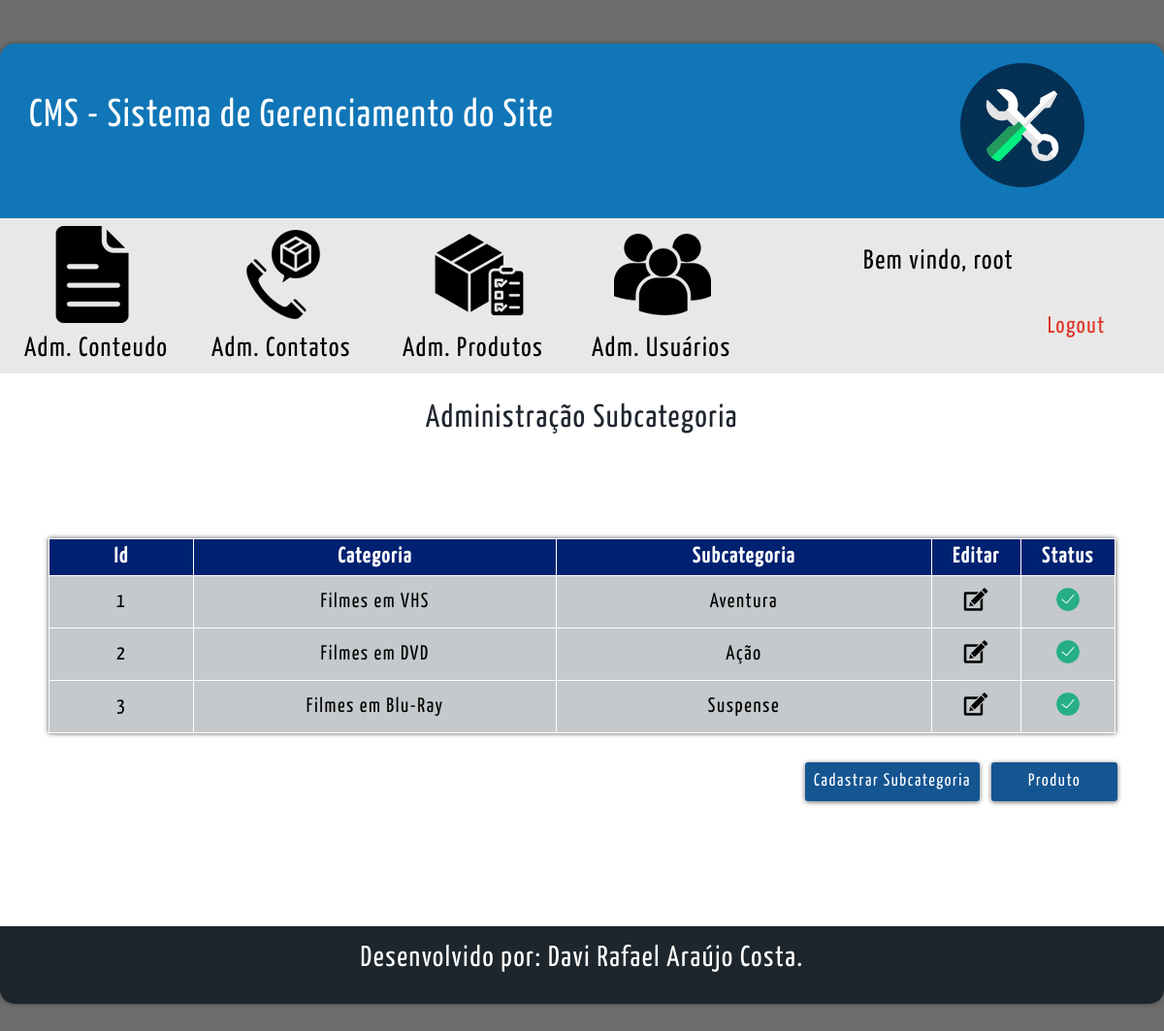
The app's page /cms/subcategoria_cms.php (signed in) with its own data.
### tables this page shows
CREATE TABLE tbl_sub_categoria(
  cod_sub_categoria INT NOT NULL PRIMARY KEY AUTO_INCREMENT,
  nome_sub_categoria VARCHAR(60) NOT NULL,
  descricao VARCHAR(500) NULL,
  cod_categoria INT(11) NULL,
  status TINYINT(1) NOT NULL
);

CREATE TABLE tbl_categoria(
  cod_categoria INT NOT NULL PRIMARY KEY  AUTO_INCREMENT,
  nome_categoria VARCHAR(60) NOT NULL,
  descricao VARCHAR(500) NULL,
  status TINYINT(1) NOT NULL
);

### cms/subcategoria_cms.php (the view, shortened to what this page needs)
<?php
    $conexao = conexaoMysql();
?>
<!DOCTYPE html>
<html lang="pt-br">
    <head>
        <link rel="stylesheet" type="text/css" href="css/style-padrao-cms.css"/>
        <link rel="stylesheet" type="text/css" href="css/style_cms.css"/>
    </head>
    <body>
        <div id="tudo" class="center">
            <div id="cms">
                <?php include_once("header_cms.php");?>
                <?php include_once("menu_cms.php");?>
                <section id="conteudo">
                    <div id="linha-titulo-fale-conosco" class="center">
                        <div id="titulo-fale-conosco"> Administração Subcategoria</div>
                    </div>
                    <div id="linha-tabela" class="center">
                        <table id="tabela">
                            <tr>
                                <th class="th-id">Id</th>
                                <th class="th-titulo">Categoria</th>
                                <th class="th-titulo">Subcategoria</th>
                                <th class="th-icones">Editar</th>
                                <th class="th-icones">Status</th>
                            </tr>
                            <?php
                                $sqlSelect = "SELECT sub.cod_sub_categoria, cat.nome_categoria, sub.nome_sub_categoria, sub.status FROM tbl_sub_categoria AS sub INNER JOIN tbl_categoria AS cat ON sub.cod_categoria = cat.cod_categoria;";
                                $select = mysqli_query($conexao , $sqlSelect);
                                while($rs = mysqli_fetch_array($select)){
                            ?>
                            <tr class='tr-itens'>
                                <td class="td-itens"><?php echo($rs['cod_sub_categoria'])?></td>
                                <td class="td-itens"><?php echo($rs['nome_categoria'])?></td>
                                <td class="td-itens"><?php echo($rs['nome_sub_categoria'])?></td>
                                <td class="td-itens">
                                    <a href="cad_subcategoria.php?id=<?php echo($rs['cod_sub_categoria']);?>&&modo=editar">
                                        <figure>
                                            <img src="icones/icone-editar.png" />
                                        </figure>
                                    </a>
                                </td>
                                <td class="td-itens">
                                    <a href="subcategoria_cms.php?id=<?php echo($rs['cod_sub_categoria']);?>&&status=<?php echo($rs['status'])?>">
                                        <figure>
                                            <?php if($rs['status'] == 1){?>
                                                <img src="icones/icone-ativado.png"/>
                                            <?php }else{?>
                                                <img src="icones/icone-desativado.png"/>
                                            <?php }?>
                                        </figure>
                                    </a>
                                </td>
                            </tr>
                            <?php }?>
                        </table>
                    </div>
                    <div class="container-btns-g-p">
                        <a href="cad_subcategoria.php">
                            <input type="button" class="center" id="btn-cadastro-2" value="Cadastrar Subcategoria">
                        </a>
                        <a href="produto_cms.php">
                            <input type="button" class="center" id="btn-cadastro" value="Produto">
                        </a>
                    </div>
                </section>
                <?php include_once("footer_cms.php");?>
            </div>
        </div>
    </body>
</html>

### cms/header_cms.php
<header id="header">
    <div id="linha-titulo">
        <span class="titulo-cms">CMS - Sistema de Gerenciamento do Site</span>
    </div>
    <div id="linha-logotipo">
        <div id="container-logotipo">
            <a href='index.php'>
                <figure>
                    <img src="icones/cms.png" alt="Logotipo do CMS">
                </figure>
            </a>
        </div>
    </div>
</header>

### cms/menu_cms.php (shortened to what this page needs)
<div id="menu">
    <nav id="area-menu">
        <a href="conteudo.php">
            <div class="itens-menu" id='conteudo_menu'>
                <div id="icone-menu1">
                    <figure>
                        <img src="icones/icone-conteudo.png"/>
                    </figure>
                </div>
                <div class="titulo-menu">
                    <span id="texto-menu1">Adm. Conteudo</span>
                </div>
            </div>
        </a>
        <a href="fale_conosco_cms.php">
            <div class="itens-menu" id='contato_menu'>
                <div id="icone-menu2">
                    <figure>
                        <img src="icones/icone-fale-conosco.png"/>
                    </figure>
                </div>
                <div class="titulo-menu">
                    <span id="texto-menu2">Adm. Contatos</span>
                    </div>
            </div>
        </a>
        <a href="categoria_cms.php">
            <div class="itens-menu" id='produto_menu'>
                <div id="icone-menu3">
                    <figure>
                        <img src="icones/icone-produto.png"/>
                    </figure>
                </div>
                <div class="titulo-menu">
                    <span id="texto-menu3">Adm. Produtos</span>
                </div>
            </div>
        </a>
        <a href="nivel_usuario_cms.php">
            <div class="itens-menu" id='usuario_menu'>
                <div id="icone-menu4">
                    <figure>
                        <img src="icones/icone-usuarios.png"/>
                    </figure>
                </div>
                <div class="titulo-menu">
                    <span id="texto-menu4">Adm. Usuários</span>
                </div>
            </div>
        </a>
    </nav>
    <div id="area-info">
        <div id="area-bem-vindo">
            <span id="alinha-texto-bem-vindo">
                Bem vindo, <?php echo($_SESSION['nome_user']);?>
            </span>
        </div>
        <div id="area-logout">
            <a id="link-logout" href="../index.php?logout=1" onclick="return confirm('<?php echo($_SESSION['nome_user'])?>, Você realmente deseja Sair do Sistema?')">
                Logout
            </a>
        </div>
    </div>
</div>

### cms/footer_cms.php
<footer id="footer">
    <div id="texto-footer" class="center">
        <a style="color:white;" href="https://github.com/daviAraujo127">Desenvolvido por: Davi Rafael Araújo Costa.</a>
    </div>
</footer>

### cms/css/style-padrao-cms.css (style rules this page uses)
* { padding:0px; margin: 0px; font-family: Yanone; letter-spacing: 1.6px; }
a { cursor: pointer; }
a:link { text-decoration:none; color:black; }
.center { margin-left: auto; margin-right: auto; }
body { background-color: #6d6d6d; margin-top:0px; }
#tudo { width: 1200px; }
#cms { width: 1200px; min-height: 500px; height: auto; margin-top: 45px; border-radius: 15px; overflow: hidden; margin-bottom: 45px; -webkit-box-shadow: 0 0px 5px rgba(0,0,0,0.4); box-shadow: 0 0px 5px rgba(0,0,0,0.4); }
#header { width: inherit; height: 180px; background-color:#1076b7; }
#linha-titulo { width: 600px; height: inherit; float:left; box-sizing: border-box; padding-top: 55px; }
.titulo-cms { font-size: 40px; color: white; text-align: center; margin-left: 30px; }
#linha-logotipo { width: 600px; height: inherit; float:left; font-family: Yanone-Bold; }
#container-logotipo { width: 128px; height: 128px; margin-left: 390px; margin-top:20px; }
#menu { width: inherit; height: 160px; background-color:#e8e8e8; }
#area-menu { width: 780px; height: inherit; float: left; }
.itens-menu { width:195px; height: inherit; float: left; }
#icone-menu1 { width: inherit; height: 120px; padding-top: 8px; box-sizing: border-box; padding-left: 45px; }
#icone-menu2 { width: inherit; height: 120px; padding-top: 8px; box-sizing: border-box; padding-left: 47px; }
#icone-menu3 { width: inherit; height: 120px; padding-top: 8px; box-sizing: border-box; padding-left: 54px; }
#icone-menu4 { width: inherit; height: 120px; padding-top: 8px; box-sizing: border-box; padding-left: 48px; }
.titulo-menu { width: inherit; height: 40px; }
#texto-menu1 { font-size: 28px; margin-left: 25px; }
#texto-menu2 { font-size: 28px; margin-left: 23px; }
#texto-menu3 { font-size: 28px; margin-left: 25px; }
#texto-menu4 { font-size:28px; margin-left: 25px; }
#area-info { width: 420px; height: inherit; float: left; }
#area-bem-vindo { width: inherit; height: 80px; padding-top:30px; padding-left: 110px; box-sizing: border-box; }
#alinha-texto-bem-vindo { width:100px; height:30px; text-align: left; font-size: 28px; }
#area-logout { width: inherit; height: 30px; box-sizing: border-box; padding-top:20px; padding-left: 300px; }
#link-logout { text-align: left; font-size: 24px; color: #e03526; }
#footer { width: inherit; height: 80px; background-color: rgb(29,38,45); padding-top: 18px; box-sizing: border-box; }
#texto-footer { font-size: 30px; text-align: center; cursor: pointer; }

### cms/css/style_cms.css (style rules this page uses)
#conteudo { width: inherit; min-height: 570px; height: auto; overflow: hidden; background-color: rgb(255,255,255); padding: 30px; box-sizing: border-box; }
#linha-titulo-fale-conosco { width:500px; height: 50px; padding-left: auto; padding-right: auto; }
#titulo-fale-conosco { font-size:33px; color: #20262e; text-align: center; }
#linha-tabela { width:1100px; min-height: 200px; height: auto; margin-top:90px; }
#tabela { border-collapse: collapse; background-color: rgb(197, 201, 204); font-size:15px; width:1100px; -webkit-box-shadow: 0 0px 5px rgba(0, 0, 0, 0.685); box-shadow: 0 0px 5px rgba(0, 0, 0, 0.685); }
.th-titulo { width:10%; background-color: #002171; font-size: 22px; color:white; padding: 8px; text-align: center; border: 1px solid white; }
.th-icones { width:1%; background-color: #002171; font-size: 22px; color:white; padding: 8px; text-align: center; border: 1px solid white; }
.td-itens { min-height: 30px; height:auto; padding: 8px; text-align: center; border: 1px solid white; font-size: 21px; }
.th-id { width:4%; background-color: #002171; font-size: 22px; color:white; padding: 8px; text-align: center; border: 1px solid white; }
.container-btns-g-p { width:400px; height:50px; margin-bottom: 0px; margin-left: 800px; margin-top: 30px; float: left; }
#btn-cadastro { width:130px; height:40px; background-color: rgb(20, 85, 146); border-radius: 3px; border:none; transition: all 0.5s; cursor: pointer; color:#FFFFFF; -webkit-box-shadow: 0 1px 5px rgba(0,0,0,0.6); box-shadow: 0 1px 5px rgba(0,0,0,0.6); font-size: 18px; margin-left: 8px; }
#btn-cadastro-2 { width:180px; height:40px; background-color: rgb(20, 85, 146); border-radius: 3px; border:none; transition: all 0.5s; cursor: pointer; color:#FFFFFF; -webkit-box-shadow: 0 1px 5px rgba(0,0,0,0.6); box-shadow: 0 1px 5px rgba(0,0,0,0.6); font-size: 18px; }

### records on screen
tbl_sub_categoria: cod_sub_categoria "1", cod_categoria.nome_categoria "Filmes em VHS", nome_sub_categoria "Aventura", status 1 (drawn)
tbl_sub_categoria: cod_sub_categoria "2", cod_categoria.nome_categoria "Filmes em DVD", nome_sub_categoria "Ação", status 1 (drawn)
tbl_sub_categoria: cod_sub_categoria "3", cod_categoria.nome_categoria "Filmes em Blu-Ray", nome_sub_categoria "Suspense", status 1 (drawn)

### other values on screen
$_SESSION['nome_user'] "root"
